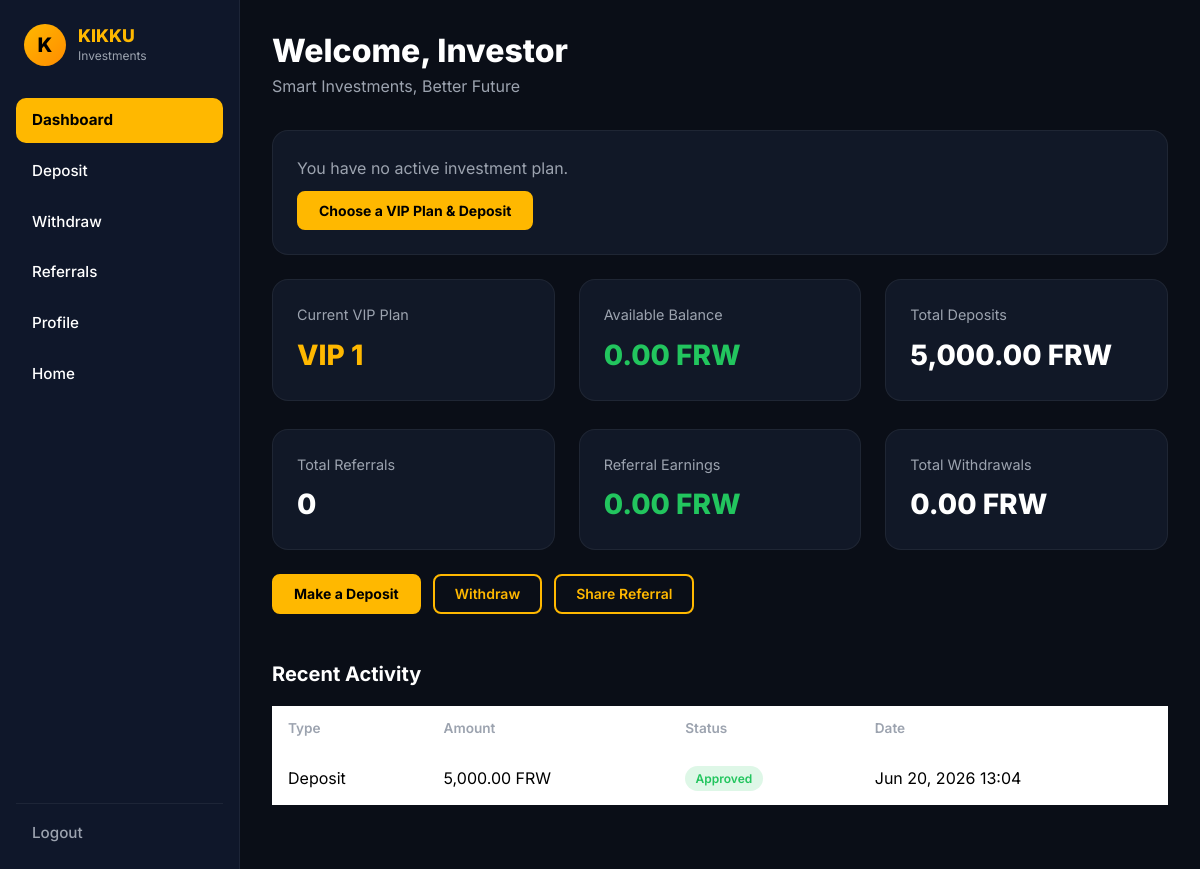
The app's page /dashboard/ (signed in), older data.
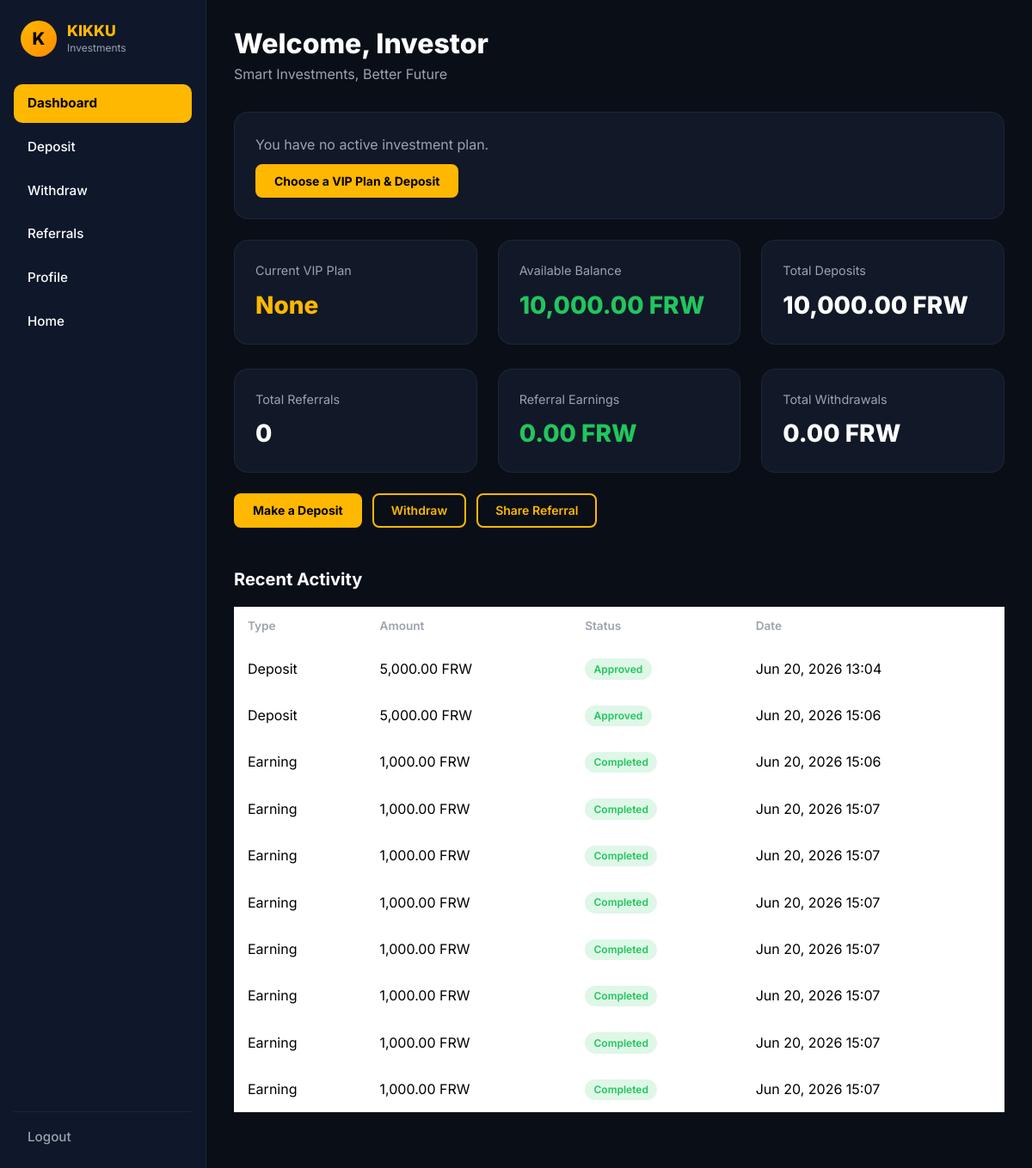
The same page, newer data.
### accounts/models.py (models this page shows, shortened)
class CustomUser(AbstractUser):
    ROLE_CHOICES = (
        ("user", "User"),
        ("admin", "Admin"),
    )
    STATUS_CHOICES = (
        ("active", "Active"),
        ("blocked", "Blocked"),
    )
    phone_number = models.CharField(
        max_length=20,
        unique=True
    )
    referral_code = models.CharField(
        max_length=10,
        unique=True,
        blank=True
    )
    referred_by = models.ForeignKey(
        "self",
        null=True,
        blank=True,
        on_delete=models.SET_NULL
    )
    role = models.CharField(
        max_length=20,
        choices=ROLE_CHOICES,
        default="user"
    )
    status = models.CharField(
        max_length=20,
        choices=STATUS_CHOICES,
        default="active"
    )
    balance = models.DecimalField(
        max_digits=12,
        decimal_places=2,
        default=0
    )
    total_referrals = models.IntegerField(default=0)
    referral_earnings = models.DecimalField(
        max_digits=12,
        decimal_places=2,
        default=0
    )
    vip_plan = models.CharField(
        max_length=100,
        null=True,
        blank=True
    )
    total_deposits = models.DecimalField(
        max_digits=12,
        decimal_places=2,
        default=0
    )
    total_withdrawals = models.DecimalField(
        max_digits=12,
        decimal_places=2,
        default=0
    )

### transactions/models.py (models this page shows)
class Transaction(models.Model):
    TYPES = [
        ("deposit", "Deposit"),
        ("withdrawal", "Withdrawal"),
        ("earning", "Earning"),
        ("referral", "Referral"),
    ]
    STATUS = [
        ("pending", "Pending"),
        ("approved", "Approved"),
        ("rejected", "Rejected"),
        ("completed", "Completed"),
    ]
    user = models.ForeignKey(
        settings.AUTH_USER_MODEL,
        on_delete=models.CASCADE
    )
    type = models.CharField(
        max_length=30,
        choices=TYPES
    )
    amount = models.DecimalField(
        max_digits=12,
        decimal_places=2
    )
    status = models.CharField(
        max_length=30,
        choices=STATUS
    )
    created_at = models.DateTimeField(
        auto_now_add=True
    )

### dashboard/views.py (the view)
@login_required
@active_user_required
def dashboard_view(request):
    active_investment = UserInvestment.objects.filter(
        user=request.user,
        status="active",
    ).first()
    recent_transactions = Transaction.objects.filter(
        user=request.user
    )[:10]
    return render(
        request,
        "dashboard/index.html",
        {
            "active_investment": active_investment,
            "recent_transactions": recent_transactions,
            "available_balance": get_available_balance(request.user),
        },
    )

### dashboard/utils.py (called while the page is built)
def get_available_balance(user):
    pending = Transaction.objects.filter(
        user=user,
        type="withdrawal",
        status="pending",
    ).aggregate(total=Sum("amount"))["total"] or 0
    return user.balance - pending

### kikku_investments/context_processors.py (called while the page is built)
def community_links(request):
    return {
        "whatsapp_phone": settings.WHATSAPP_PHONE,
        "whatsapp_contact_url": settings.WHATSAPP_CONTACT_URL,
        "whatsapp_community_url": settings.WHATSAPP_COMMUNITY_URL,
        "telegram_group_url": settings.TELEGRAM_GROUP_URL,
    }

### templates/dashboard/index.html (shortened to what this page needs)
{% extends 'dashboard/base_dashboard.html' %}
{% load humanize %}
{% block dashboard_content %}
<div class="dashboard-header">
    <h1>Welcome, {{ user.first_name|default:"Investor" }}</h1>
    <p>Smart Investments, Better Future</p>
</div>
{% if active_investment %}
<div class="instruction-card mb-4">
    <h3 class="section-heading-yellow mb-3">Active Investment — {{ active_investment.vip_plan }}</h3>
    <div class="row g-3">
        <div class="col-md-3">
            <div class="stat-label">Daily Income</div>
            <div class="stat-value stat-green">{{ active_investment.daily_reward|intcomma }} FRW</div>
        </div>
        <div class="col-md-3">
            <div class="stat-label">Days Paid</div>
            <div class="stat-value">{{ active_investment.days_paid }} / {{ active_investment.total_days }}</div>
        </div>
        <div class="col-md-3">
            <div class="stat-label">Days Remaining</div>
            <div class="stat-value stat-yellow">{{ active_investment.days_remaining }}</div>
        </div>
        <div class="col-md-3">
            <div class="stat-label">Total Expected</div>
            <div class="stat-value">{{ active_investment.total_expected_earnings|intcomma }} FRW</div>
        </div>
    </div>
</div>
{% else %}
<div class="instruction-card mb-4">
    <p class="mb-2">You have no active investment plan.</p>
    <a href="{% url 'deposit' %}" class="btn btn-kikku-solid">Choose a VIP Plan &amp; Deposit</a>
</div>
{% endif %}
<div class="row g-4">
    <div class="col-md-4">
        <div class="stat-card">
            <div class="stat-label">Current VIP Plan</div>
            <div class="stat-value stat-yellow">
                {{ user.vip_plan|default:"None" }}
            </div>
        </div>
    </div>
    <div class="col-md-4">
        <div class="stat-card">
            <div class="stat-label">Available Balance</div>
            <div class="stat-value stat-green">
                {{ available_balance|intcomma }} FRW
            </div>
        </div>
    </div>
    <div class="col-md-4">
        <div class="stat-card">
            <div class="stat-label">Total Deposits</div>
            <div class="stat-value">
                {{ user.total_deposits|intcomma }} FRW
            </div>
        </div>
    </div>
</div>
<div class="row g-4 mt-1">
    <div class="col-md-4">
        <div class="stat-card">
            <div class="stat-label">Total Referrals</div>
            <div class="stat-value">{{ user.total_referrals }}</div>
        </div>
    </div>
    <div class="col-md-4">
        <div class="stat-card">
            <div class="stat-label">Referral Earnings</div>
            <div class="stat-value stat-green">
                {{ user.referral_earnings|intcomma }} FRW
            </div>
        </div>
    </div>
    <div class="col-md-4">
        <div class="stat-card">
            <div class="stat-label">Total Withdrawals</div>
            <div class="stat-value">
                {{ user.total_withdrawals|intcomma }} FRW
            </div>
        </div>
    </div>
</div>
<div class="dashboard-actions mt-4">
    <a href="{% url 'deposit' %}" class="btn btn-kikku-solid">Make a Deposit</a>
    <a href="{% url 'withdraw' %}" class="btn btn-kikku-outline">Withdraw</a>
    <a href="{% url 'referrals' %}" class="btn btn-kikku-outline">Share Referral</a>
</div>
{% if recent_transactions %}
<div class="dashboard-section mt-5">
    <h3 class="section-heading">Recent Activity</h3>
    <div class="table-responsive">
        <table class="table dashboard-table">
            <thead>
                <tr>
                    <th>Type</th>
                    <th>Amount</th>
                    <th>Status</th>
                    <th>Date</th>
                </tr>
            </thead>
            <tbody>
                {% for tx in recent_transactions %}
                <tr>
                    <td>{{ tx.get_type_display }}</td>
                    <td>{{ tx.amount|intcomma }} FRW</td>
                    <td>
                        <span class="status-badge status-{{ tx.status }}">
                            {{ tx.get_status_display }}
                        </span>
                    </td>
                    <td>{{ tx.created_at|date:"M d, Y H:i" }}</td>
                </tr>
                {% endfor %}
            </tbody>
        </table>
    </div>
</div>
{% endif %}
{% endblock %}

### templates/dashboard/base_dashboard.html (shortened to what this page needs)
{% load static %}
<!DOCTYPE html>
<html lang="en">
<head>
    <link href="https://cdn.jsdelivr.net/npm/bootstrap@5.3.3/dist/css/bootstrap.min.css" rel="stylesheet">
    <link href="{% static 'css/style.css' %}" rel="stylesheet">
</head>
<body class="dashboard-body">
<div class="dashboard-layout">
    <aside class="dashboard-sidebar">
        <a href="{% url 'dashboard' %}" class="sidebar-brand">
            <div class="kikku-logo">K</div>
            <div>
                <div class="sidebar-brand-title">KIKKU</div>
                <div class="sidebar-brand-sub">Investments</div>
            </div>
        </a>
        <nav class="sidebar-nav">
            <a href="{% url 'dashboard' %}" class="sidebar-link {% if request.resolver_match.url_name == 'dashboard' %}active{% endif %}">
                Dashboard
            </a>
            <a href="{% url 'deposit' %}" class="sidebar-link {% if request.resolver_match.url_name == 'deposit' %}active{% endif %}">
                Deposit
            </a>
            <a href="{% url 'withdraw' %}" class="sidebar-link {% if request.resolver_match.url_name == 'withdraw' %}active{% endif %}">
                Withdraw
            </a>
            <a href="{% url 'referrals' %}" class="sidebar-link {% if request.resolver_match.url_name == 'referrals' %}active{% endif %}">
                Referrals
            </a>
            <a href="{% url 'profile' %}" class="sidebar-link {% if request.resolver_match.url_name == 'profile' %}active{% endif %}">
                Profile
            </a>
            <a href="{% url 'home' %}" class="sidebar-link">
                Home
            </a>
        </nav>
        <div class="sidebar-footer">
            <a href="{% url 'logout' %}" class="sidebar-link sidebar-logout">
                Logout
            </a>
        </div>
    </aside>
    <main class="dashboard-main">
        {% block dashboard_content %}{% endblock %}
    </main>
</div>
</body>
</html>

### static/css/style.css (style rules this page uses)
:root { --kikku-bg: #0a0e17; --kikku-bg-card: #111827; --kikku-bg-card-hover: #1a2235; --kikku-yellow: #ffb800; --kikku-yellow-dark: #e6a600; --kikku-orange: #ff8c00; --kikku-green: #22c55e; --kikku-whatsapp: #25d366; --kikku-telegram: #0088cc; --kikku-text: #ffffff; --kikku-text-muted: #9ca3af; --kikku-navy: #0f172a; }
* { box-sizing: border-box; }
body { background-color: var(--kikku-bg); color: var(--kikku-text); font-family: "Inter", system-ui, -apple-system, sans-serif; min-height: 100vh; }
a { text-decoration: none; }
.kikku-logo { width: 42px; height: 42px; background: linear-gradient(135deg, var(--kikku-yellow), var(--kikku-orange)); border-radius: 50%; display: flex; align-items: center; justify-content: center; font-weight: 800; font-size: 1.25rem; color: #000; flex-shrink: 0; }
.btn-kikku-outline { border: 2px solid var(--kikku-yellow); color: var(--kikku-yellow); background: transparent; border-radius: 8px; font-weight: 600; padding: 0.45rem 1.25rem; font-size: 0.875rem; transition: all 0.2s; }
.btn-kikku-solid { background: var(--kikku-yellow); color: #000; border: 2px solid var(--kikku-yellow); border-radius: 8px; font-weight: 700; padding: 0.45rem 1.25rem; font-size: 0.875rem; transition: all 0.2s; }
.dashboard-body { overflow-x: hidden; }
.dashboard-layout { display: flex; min-height: 100vh; }
.dashboard-sidebar { width: 240px; background: var(--kikku-navy); border-right: 1px solid rgba(255, 255, 255, 0.06); display: flex; flex-direction: column; padding: 1.5rem 1rem; position: fixed; top: 0; left: 0; bottom: 0; z-index: 100; }
.sidebar-brand { display: flex; align-items: center; gap: 0.75rem; margin-bottom: 2rem; padding: 0 0.5rem; }
.sidebar-brand-title { color: var(--kikku-yellow); font-weight: 800; font-size: 1.1rem; line-height: 1.2; }
.sidebar-brand-sub { color: var(--kikku-text-muted); font-size: 0.75rem; }
.sidebar-nav { display: flex; flex-direction: column; gap: 0.35rem; flex: 1; }
.sidebar-link { color: var(--kikku-text); padding: 0.7rem 1rem; border-radius: 10px; font-weight: 500; font-size: 0.95rem; transition: all 0.2s; }
.sidebar-link.active { background: var(--kikku-yellow); color: #000; font-weight: 700; }
.sidebar-footer { padding-top: 1rem; border-top: 1px solid rgba(255, 255, 255, 0.06); }
.sidebar-logout { color: var(--kikku-text-muted) !important; }
.dashboard-main { flex: 1; margin-left: 240px; padding: 2rem; min-height: 100vh; }
.dashboard-header h1 { font-size: 2rem; font-weight: 800; margin-bottom: 0.25rem; }
.dashboard-header p { color: var(--kikku-text-muted); margin-bottom: 2rem; }
.stat-card { background: var(--kikku-bg-card); border: 1px solid rgba(255, 255, 255, 0.06); border-radius: 16px; padding: 1.5rem; height: 100%; }
.stat-label { color: var(--kikku-text-muted); font-size: 0.9rem; margin-bottom: 0.5rem; }
.stat-value { font-size: 1.75rem; font-weight: 800; }
.stat-yellow { color: var(--kikku-yellow); }
.stat-green { color: var(--kikku-green); }
.section-heading { font-size: 1.25rem; font-weight: 700; margin-bottom: 1.25rem; }
.dashboard-section { margin-bottom: 2rem; }
.dashboard-actions { display: flex; flex-wrap: wrap; gap: 0.75rem; }
.instruction-card { background: var(--kikku-bg-card); border: 1px solid rgba(255, 255, 255, 0.06); border-radius: 16px; padding: 1.5rem; color: var(--kikku-text-muted); line-height: 1.7; }
.instruction-card p { margin-bottom: 0.75rem; }
.dashboard-table { color: var(--kikku-text); margin: 0; }
.dashboard-table thead th { color: var(--kikku-text-muted); font-weight: 600; font-size: 0.85rem; border-bottom-color: rgba(255, 255, 255, 0.08); padding: 0.75rem 1rem; }
.dashboard-table tbody td { border-bottom-color: rgba(255, 255, 255, 0.06); padding: 0.85rem 1rem; vertical-align: middle; }
.status-badge { display: inline-block; padding: 0.2rem 0.65rem; border-radius: 20px; font-size: 0.75rem; font-weight: 600; text-transform: capitalize; }
.status-approved, .status-completed, .status-active { background: rgba(34, 197, 94, 0.15); color: var(--kikku-green); }

Row changes from the older to the newer data that the page shows:
changed CustomUser "Investor": vip_plan "VIP 1" → "None"; total_deposits "5,000.00" → "10,000.00"
added Transaction: type "Deposit", amount "5,000.00", status "Approved", created_at "Jun 20, 2026 15:06"
added Transaction: type "Earning", amount "1,000.00", status "Completed", created_at "Jun 20, 2026 15:06"
added Transaction: type "Earning", amount "1,000.00", status "Completed", created_at "Jun 20, 2026 15:07"
added Transaction: type "Earning", amount "1,000.00", status "Completed", created_at "Jun 20, 2026 15:07"
added Transaction: type "Earning", amount "1,000.00", status "Completed", created_at "Jun 20, 2026 15:07"
added Transaction: type "Earning", amount "1,000.00", status "Completed", created_at "Jun 20, 2026 15:07"
added Transaction: type "Earning", amount "1,000.00", status "Completed", created_at "Jun 20, 2026 15:07"
added Transaction: type "Earning", amount "1,000.00", status "Completed", created_at "Jun 20, 2026 15:07"
added Transaction: type "Earning", amount "1,000.00", status "Completed", created_at "Jun 20, 2026 15:07"
Text that changed along with them:
{{ available_balance|intcomma }}: "0.00" → "10,000.00"
